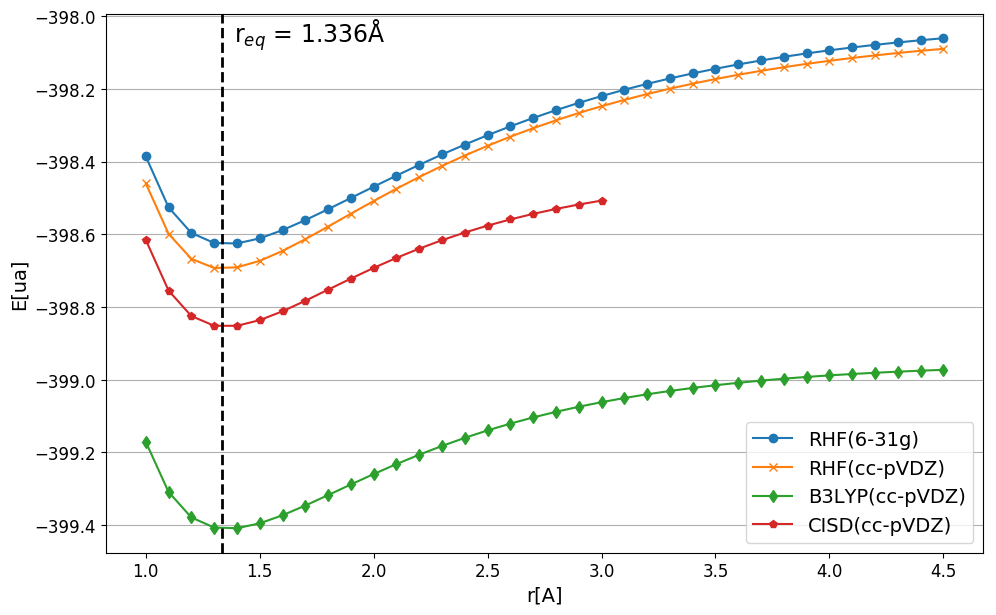

Reproduce this figure in Python.
import numpy as np
import matplotlib.pyplot as plt

data = np.genfromtxt("plot.csv", delimiter=",",skip_header=True, missing_values="NaN", usecols=(0,1,3, 5, 7)) #3, 5, 7))

fsize = 7
plt.figure(figsize=(fsize*(1+np.sqrt(5))/2, fsize))

markers = "o", "x", "d", "p", "+"

#labels = "RHF(6-31g)", "UHF(6-31g)"
#labels = "B3LYP(cc-pVDZ)", "UB3LYP(cc-pVDZ)"
labels =  "RHF(6-31g)","RHF(cc-pVDZ)","B3LYP(cc-pVDZ)","CISD(cc-pVDZ)"

for i in range(1, data.shape[1]):
    plt.plot(data[:,0],data[:,i],"-", marker=markers[i-1], label = labels[i - 1])

plt.tick_params(labelsize=12)
plt.xlabel("r[A]", fontsize=14)
plt.ylabel("E[ua]", fontsize=14)
plt.grid(axis="y")
plt.legend(loc=0, fontsize=14)

rEq = 1.336
E = -399.1012
#plt.axhline(E, c='k', lw=2, ls="--")
plt.axvline(rEq, c="k", lw=2, ls="--")
#plt.text(3.5, E+0.007,"E$_{S+2H}$ = " + "{} ua".format(E), fontsize=17)
plt.text(rEq + 0.05, max(data[:,1]) - 0.01, r"r$_{eq}$ = " + "{}Å".format(rEq), fontsize=17)

plt.savefig("plot.png", bbox_inches='tight')
